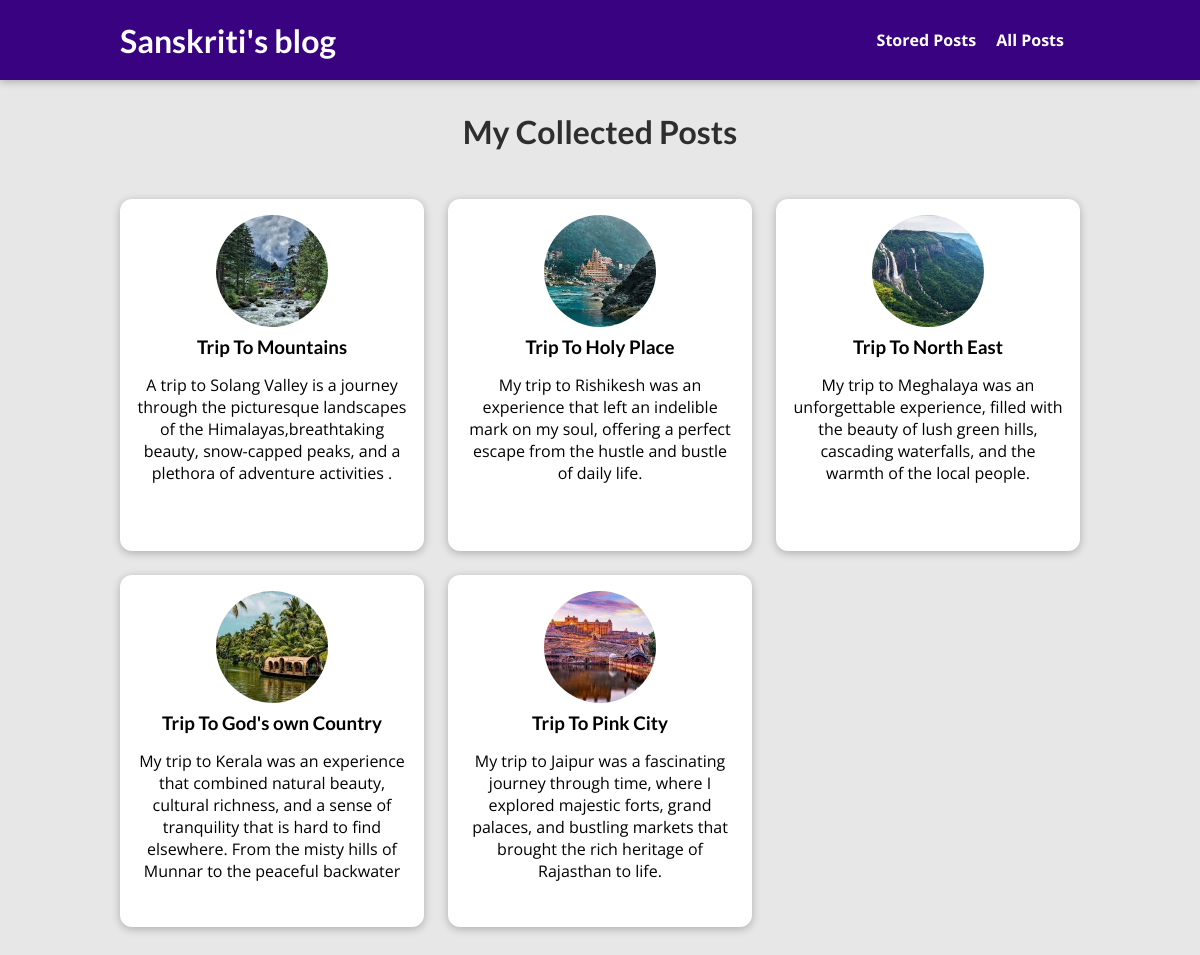
The page /posts on the database its author committed.
### blog/models.py (models this page shows, shortened)
class Post(models.Model):
    title=models.CharField(max_length=150)
    excerpt=models.CharField(max_length=200)
    image=models.ImageField(upload_to="posts",null=True)
    date=models.DateField(auto_now=True)
    slug=models.SlugField(unique=True,db_index=True)
    content=models.TextField(validators=[MinLengthValidator(10)])
    author=models.ForeignKey(Author,on_delete=models.SET_NULL,null=True,related_name="posts")
    tags=models.ManyToManyField(Tag)

### blog/views.py (the view)
# urls.py: path("posts",views.AllPostsView.as_view(),name="posts-page"),
class AllPostsView(ListView):
    template_name="blog/all-posts.html"
    model=Post
    ordering=["-date"]
    context_object_name="all_posts"

### blog/templates/blog/all-posts.html (shortened to what this page needs)
{% extends "base.html" %}
{% load static %}
{% block css_files %}
<link rel="stylesheet" href="{% static "blog/post.css" %}"/>
<link rel="stylesheet" href="{% static "blog/all-posts.css" %}"/>
{% endblock %}
{% block content %}
<section id="all-posts">
    <h2> My Collected Posts</h2>
    <ul>
    {% for post in all_posts %}
    {% include "blog/includes/post.html" %}
    {% endfor %}
    </ul>
{% endblock %}

### blog/templates/blog/includes/post.html
{% load static %}
<li> <article class="post">
    <a href="{% url "post-detail-page" post.slug %}">
        <img src="{{ post.image.url }}" alt="{{ post.title}}"/>
        <div class="post_content">
            <h3>{{post.title }}</h3>
            <p>{{post.excerpt}}
            </p>
        </div>
    </a>
</article>
</li>

### static/app.css (style rules this page uses)
* { box-sizing: border-box; }
html { font-family: 'Open Sans', 'Lato', sans-serif; }
body { margin: 0; }
h1, h2, h3 { font-family: 'Lato', sans-serif; font-weight: bold; }

### blog/static/blog/post.css (style rules this page uses)
.post { display: flex; flex-direction: column; align-items: center; text-align: center; }
.post a { text-decoration: none; color: black; transition: all 0.2s ease; padding: 1rem; }
.post img { width: 5rem; height: 5rem; object-fit: cover; border-radius: 50%; }
.post h3 { margin: 0.25rem 0; }

### blog/static/blog/all-posts.css (style rules this page uses)
body { background-color: #e7e7e7; }
#all-posts { margin: 7rem auto; width: 90%; max-width: 60rem; }
#all-posts h2 { text-align: center; font-size: 2rem; color: #2e2e2e; margin: 3rem 0; }
ul { list-style: none; margin: 0; padding: 0; display: grid; grid-template-columns: repeat(auto-fill, minmax(17rem, 1fr)); gap: 1.5rem; }
.post img { width: 7rem; height: 7rem; }
.post a { height: 22rem; transform-origin: center; box-shadow: 0 2px 8px rgba(0, 0, 0, 0.25); border-radius: 12px; background-color: white; }

### rows shown on the page
Post: image (picture), title "Trip To Mountains", excerpt "A trip to Solang Valley is a journey through the picturesque landscapes of the Himalayas,breathtaking beauty, snow-capped peaks, and a plethora of adventure activities ."
Post: image (picture), title "Trip To Holy Place", excerpt "My trip to Rishikesh was an experience that left an indelible mark on my soul, offering a perfect escape from the hustle and bustle of daily life."
Post: image (picture), title "Trip To North East", excerpt "My trip to Meghalaya was an unforgettable experience, filled with the beauty of lush green hills, cascading waterfalls, and the warmth of the local people."
Post: image (picture), title "Trip To God's own Country", excerpt "My trip to Kerala was an experience that combined natural beauty, cultural richness, and a sense of tranquility that is hard to find elsewhere. From the misty hills of Munnar to the peaceful backwater"
Post: image (picture), title "Trip To Pink City", excerpt "My trip to Jaipur was a fascinating journey through time, where I explored majestic forts, grand palaces, and bustling markets that brought the rich heritage of Rajasthan to life."
